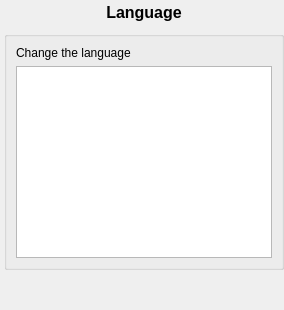
       <widget class="QWidget" name="languagePage">
        <layout class="QVBoxLayout" name="verticalLayout_19" stretch="0,1,0">
         <property name="leftMargin">
          <number>4</number>
         </property>
         <property name="topMargin">
          <number>0</number>
         </property>
         <property name="rightMargin">
          <number>0</number>
         </property>
         <property name="bottomMargin">
          <number>0</number>
         </property>
         <item>
          <widget class="QLabel" name="labelLanguage">
           <property name="minimumSize">
            <size>
             <width>0</width>
             <height>25</height>
            </size>
           </property>
           <property name="font">
            <font>
             <pointsize>12</pointsize>
             <weight>75</weight>
             <bold>true</bold>
            </font>
           </property>
           <property name="text">
            <string>Language</string>
           </property>
           <property name="alignment">
            <set>Qt::AlignCenter</set>
           </property>
          </widget>
         </item>
         <item>
          <widget class="QGroupBox" name="groupBox_14">
           <property name="title">
            <string/>
           </property>
           <layout class="QVBoxLayout" name="verticalLayout_18">
            <item>
             <widget class="QLabel" name="label_16">
              <property name="text">
               <string>Change the language</string>
              </property>
             </widget>
            </item>
            <item>
             <widget class="QListWidget" name="listWidget"/>
            </item>
           </layout>
          </widget>
         </item>
         <item>
          <spacer name="verticalSpacer_8">
           <property name="orientation">
            <enum>Qt::Vertical</enum>
           </property>
           <property name="sizeHint" stdset="0">
            <size>
             <width>20</width>
             <height>40</height>
            </size>
           </property>
          </spacer>
         </item>
        </layout>
       </widget>
